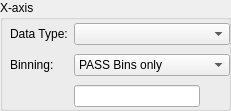
          <widget class="QGroupBox" name="groupSQL_Genealogy_YieldVsYield_Xaxis">
           <property name="geometry">
            <rect>
             <x>10</x>
             <y>90</y>
             <width>231</width>
             <height>111</height>
            </rect>
           </property>
           <property name="title">
            <string>X-axis</string>
           </property>
           <widget class="QWidget" name="layout30">
            <property name="geometry">
             <rect>
              <x>10</x>
              <y>20</y>
              <width>220</width>
              <height>91</height>
             </rect>
            </property>
            <layout class="QGridLayout" name="gridLayout_16">
             <item row="0" column="0">
              <widget class="QLabel" name="labelSQL_Genealogy_YieldVsYield_TestingStage_Xaxis">
               <property name="text">
                <string>Data Type:</string>
               </property>
               <property name="wordWrap">
                <bool>false</bool>
               </property>
              </widget>
             </item>
             <item row="2" column="1">
              <layout class="QHBoxLayout">
               <item>
                <widget class="QLineEdit" name="editSQL_Genealogy_YieldVsYield_Binlist_Xaxis"/>
               </item>
               <item>
                <widget class="QToolButton" name="buttonSQL_Genealogy_YieldVsYield_PickBinlist_Xaxis">
                 <property name="palette">
                  <palette>
                   <active>
                    <colorrole role="WindowText">
                     <brush brushstyle="SolidPattern">
                      <color alpha="255">
                       <red>0</red>
                       <green>64</green>
                       <blue>128</blue>
                      </color>
                     </brush>
                    </colorrole>
                    <colorrole role="Button">
                     <brush brushstyle="SolidPattern">
                      <color alpha="255">
                       <red>255</red>
                       <green>255</green>
                       <blue>204</blue>
                      </color>
                     </brush>
                    </colorrole>
                    <colorrole role="Light">
                     <brush brushstyle="SolidPattern">
                      <color alpha="255">
                       <red>255</red>
                       <green>255</green>
                       <blue>255</blue>
                      </color>
                     </brush>
                    </colorrole>
                    <colorrole role="Midlight">
                     <brush brushstyle="SolidPattern">
                      <color alpha="255">
                       <red>237</red>
                       <green>228</green>
                       <blue>219</blue>
                      </color>
                     </brush>
                    </colorrole>
                    <colorrole role="Dark">
                     <brush brushstyle="SolidPattern">
                      <color alpha="255">
                       <red>128</red>
                       <green>128</green>
                       <blue>128</blue>
                      </color>
                     </brush>
                    </colorrole>
                    <colorrole role="Mid">
                     <brush brushstyle="SolidPattern">
                      <color alpha="255">
                       <red>144</red>
                       <green>139</green>
                       <blue>133</blue>
                      </color>
                     </brush>
                    </colorrole>
                    <colorrole role="Text">
                     <brush brushstyle="SolidPattern">
                      <color alpha="255">
                       <red>0</red>
                       <green>0</green>
                       <blue>0</blue>
                      </color>
                     </brush>
                    </colorrole>
                    <colorrole role="BrightText">
                     <brush brushstyle="SolidPattern">
                      <color alpha="255">
                       <red>255</red>
                       <green>255</green>
                       <blue>255</blue>
                      </color>
                     </brush>
                    </colorrole>
                    <colorrole role="ButtonText">
                     <brush brushstyle="SolidPattern">
                      <color alpha="255">
                       <red>0</red>
                       <green>0</green>
                       <blue>0</blue>
                      </color>
                     </brush>
                    </colorrole>
                    <colorrole role="Base">
                     <brush brushstyle="SolidPattern">
                      <color alpha="255">
                       <red>255</red>
                       <green>255</green>
                       <blue>255</blue>
                      </color>
                     </brush>
                    </colorrole>
                    <colorrole role="Window">
                     <brush brushstyle="SolidPattern">
                      <color alpha="255">
                       <red>255</red>
                       <green>255</green>
                       <blue>204</blue>
                      </color>
                     </brush>
                    </colorrole>
                    <colorrole role="Shadow">
                     <brush brushstyle="SolidPattern">
                      <color alpha="255">
                       <red>64</red>
                       <green>64</green>
                       <blue>64</blue>
                      </color>
                     </brush>
                    </colorrole>
                    <colorrole role="Highlight">
                     <brush brushstyle="SolidPattern">
                      <color alpha="255">
                       <red>0</red>
                       <green>36</green>
                       <blue>104</blue>
                      </color>
                     </brush>
                    </colorrole>
                    <colorrole role="HighlightedText">
                     <brush brushstyle="SolidPattern">
                      <color alpha="255">
                       <red>255</red>
                       <green>255</green>
                       <blue>255</blue>
                      </color>
                     </brush>
                    </colorrole>
                    <colorrole role="Link">
                     <brush brushstyle="SolidPattern">
                      <color alpha="255">
                       <red>0</red>
                       <green>0</green>
                       <blue>255</blue>
                      </color>
                     </brush>
                    </colorrole>
                    <colorrole role="LinkVisited">
                     <brush brushstyle="SolidPattern">
                      <color alpha="255">
                       <red>255</red>
                       <green>0</green>
                       <blue>255</blue>
                      </color>
                     </brush>
                    </colorrole>
                   </active>
                   <inactive>
                    <colorrole role="WindowText">
                     <brush brushstyle="SolidPattern">
                      <color alpha="255">
                       <red>0</red>
                       <green>64</green>
                       <blue>128</blue>
                      </color>
                     </brush>
                    </colorrole>
                    <colorrole role="Button">
                     <brush brushstyle="SolidPattern">
                      <color alpha="255">
                       <red>255</red>
                       <green>255</green>
                       <blue>204</blue>
                      </color>
                     </brush>
                    </colorrole>
                    <colorrole role="Light">
                     <brush brushstyle="SolidPattern">
                      <color alpha="255">
                       <red>255</red>
                       <green>255</green>
                       <blue>255</blue>
                      </color>
                     </brush>
                    </colorrole>
                    <colorrole role="Midlight">
                     <brush brushstyle="SolidPattern">
                      <color alpha="255">
                       <red>237</red>
                       <green>228</green>
                       <blue>219</blue>
                      </color>
                     </brush>
                    </colorrole>
                    <colorrole role="Dark">
                     <brush brushstyle="SolidPattern">
                      <color alpha="255">
                       <red>128</red>
                       <green>128</green>
                       <blue>128</blue>
                      </color>
                     </brush>
                    </colorrole>
                    <colorrole role="Mid">
                     <brush brushstyle="SolidPattern">
                      <color alpha="255">
                       <red>144</red>
                       <green>139</green>
                       <blue>133</blue>
                      </color>
                     </brush>
                    </colorrole>
                    <colorrole role="Text">
                     <brush brushstyle="SolidPattern">
                      <color alpha="255">
                       <red>0</red>
                       <green>0</green>
                       <blue>0</blue>
                      </color>
                     </brush>
                    </colorrole>
                    <colorrole role="BrightText">
                     <brush brushstyle="SolidPattern">
                      <color alpha="255">
                       <red>255</red>
                       <green>255</green>
                       <blue>255</blue>
                      </color>
                     </brush>
                    </colorrole>
                    <colorrole role="ButtonText">
                     <brush brushstyle="SolidPattern">
                      <color alpha="255">
                       <red>0</red>
                       <green>0</green>
                       <blue>0</blue>
                      </color>
                     </brush>
                    </colorrole>
                    <colorrole role="Base">
                     <brush brushstyle="SolidPattern">
                      <color alpha="255">
                       <red>255</red>
                       <green>255</green>
                       <blue>255</blue>
                      </color>
                     </brush>
                    </colorrole>
                    <colorrole role="Window">
                     <brush brushstyle="SolidPattern">
                      <color alpha="255">
                       <red>255</red>
                       <green>255</green>
                       <blue>204</blue>
                      </color>
                     </brush>
                    </colorrole>
                    <colorrole role="Shadow">
                     <brush brushstyle="SolidPattern">
                      <color alpha="255">
                       <red>64</red>
                       <green>64</green>
                       <blue>64</blue>
                      </color>
                     </brush>
                    </colorrole>
                    <colorrole role="Highlight">
                     <brush brushstyle="SolidPattern">
                      <color alpha="255">
                       <red>216</red>
                       <green>208</green>
                       <blue>200</blue>
                      </color>
                     </brush>
                    </colorrole>
                    <colorrole role="HighlightedText">
                     <brush brushstyle="SolidPattern">
                      <color alpha="255">
                       <red>0</red>
                       <green>0</green>
                       <blue>0</blue>
                      </color>
                     </brush>
                    </colorrole>
                    <colorrole role="Link">
                     <brush brushstyle="SolidPattern">
                      <color alpha="255">
                       <red>0</red>
                       <green>0</green>
                       <blue>255</blue>
                      </color>
                     </brush>
                    </colorrole>
                    <colorrole role="LinkVisited">
                     <brush brushstyle="SolidPattern">
                      <color alpha="255">
                       <red>255</red>
                       <green>0</green>
                       <blue>255</blue>
                      </color>
                     </brush>
                    </colorrole>
                   </inactive>
                   <disabled>
                    <colorrole role="WindowText">
                     <brush brushstyle="SolidPattern">
                      <color alpha="255">
                       <red>0</red>
                       <green>64</green>
                       <blue>128</blue>
                      </color>
                     </brush>
                    </colorrole>
                    <colorrole role="Button">
                     <brush brushstyle="SolidPattern">
                      <color alpha="255">
                       <red>255</red>
                       <green>255</green>
                       <blue>204</blue>
                      </color>
                     </brush>
                    </colorrole>
                    <colorrole role="Light">
                     <brush brushstyle="SolidPattern">
                      <color alpha="255">
                       <red>255</red>
                       <green>255</green>
                       <blue>255</blue>
                      </color>
                     </brush>
                    </colorrole>
                    <colorrole role="Midlight">
                     <brush brushstyle="SolidPattern">
                      <color alpha="255">
                       <red>235</red>
                       <green>231</green>
                       <blue>227</blue>
                      </color>
                     </brush>
                    </colorrole>
                    <colorrole role="Dark">
                     <brush brushstyle="SolidPattern">
                      <color alpha="255">
                       <red>128</red>
                       <green>128</green>
                       <blue>128</blue>
                      </color>
                     </brush>
                    </colorrole>
                    <colorrole role="Mid">
                     <brush brushstyle="SolidPattern">
                      <color alpha="255">
                       <red>144</red>
                       <green>139</green>
                       <blue>133</blue>
                      </color>
                     </brush>
                    </colorrole>
                    <colorrole role="Text">
                     <brush brushstyle="SolidPattern">
                      <color alpha="255">
                       <red>108</red>
                       <green>104</green>
                       <blue>100</blue>
                      </color>
                     </brush>
                    </colorrole>
                    <colorrole role="BrightText">
                     <brush brushstyle="SolidPattern">
                      <color alpha="255">
                       <red>255</red>
                       <green>255</green>
                       <blue>255</blue>
                      </color>
                     </brush>
                    </colorrole>
                    <colorrole role="ButtonText">
                     <brush brushstyle="SolidPattern">
                      <color alpha="255">
                       <red>108</red>
                       <green>104</green>
                       <blue>100</blue>
                      </color>
                     </brush>
                    </colorrole>
                    <colorrole role="Base">
                     <brush brushstyle="SolidPattern">
                      <color alpha="255">
                       <red>255</red>
                       <green>255</green>
                       <blue>255</blue>
                      </color>
                     </brush>
                    </colorrole>
                    <colorrole role="Window">
                     <brush brushstyle="SolidPattern">
                      <color alpha="255">
                       <red>255</red>
                       <green>255</green>
                       <blue>204</blue>
                      </color>
                     </brush>
                    </colorrole>
                    <colorrole role="Shadow">
                     <brush brushstyle="SolidPattern">
                      <color alpha="255">
                       <red>0</red>
                       <green>0</green>
                       <blue>0</blue>
                      </color>
                     </brush>
                    </colorrole>
                    <colorrole role="Highlight">
                     <brush brushstyle="SolidPattern">
                      <color alpha="255">
                       <red>0</red>
                       <green>36</green>
                       <blue>104</blue>
                      </color>
                     </brush>
                    </colorrole>
                    <colorrole role="HighlightedText">
                     <brush brushstyle="SolidPattern">
                      <color alpha="255">
                       <red>255</red>
                       <green>255</green>
                       <blue>255</blue>
                      </color>
                     </brush>
                    </colorrole>
                    <colorrole role="Link">
                     <brush brushstyle="SolidPattern">
                      <color alpha="255">
                       <red>0</red>
                       <green>0</green>
                       <blue>255</blue>
                      </color>
                     </brush>
                    </colorrole>
                    <colorrole role="LinkVisited">
                     <brush brushstyle="SolidPattern">
                      <color alpha="255">
                       <red>255</red>
                       <green>0</green>
                       <blue>255</blue>
                      </color>
                     </brush>
                    </colorrole>
                   </disabled>
                  </palette>
                 </property>
                 <property name="toolTip">
                  <string>Pick specific bin values from list</string>
                 </property>
                 <property name="text">
                  <string/>
                 </property>
                 <property name="icon">
                  <iconset resource="gex.qrc">
                   <normaloff>:/gex/icons/combo.png</normaloff>:/gex/icons/combo.png</iconset>
                 </property>
                 <property name="autoRaise">
                  <bool>true</bool>
                 </property>
                </widget>
               </item>
              </layout>
             </item>
             <item row="0" column="1">
              <widget class="QComboBox" name="comboSQL_Genealogy_YieldVsYield_TestingStage_Xaxis"/>
             </item>
             <item row="1" column="1">
              <widget class="QComboBox" name="comboSQL_Genealogy_YieldVsYield_Binning_Xaxis">
               <item>
                <property name="text">
                 <string>PASS Bins only</string>
                </property>
               </item>
               <item>
                <property name="text">
                 <string>FAIL Bins only</string>
                </property>
               </item>
               <item>
                <property name="text">
                 <string>Specific Bins...</string>
                </property>
               </item>
              </widget>
             </item>
             <item row="1" column="0">
              <widget class="QLabel" name="labelSQL_Genealogy_YieldVsYield_Binning_Xaxis">
               <property name="text">
                <string>Binning:</string>
               </property>
               <property name="wordWrap">
                <bool>false</bool>
               </property>
              </widget>
             </item>
            </layout>
           </widget>
          </widget>
